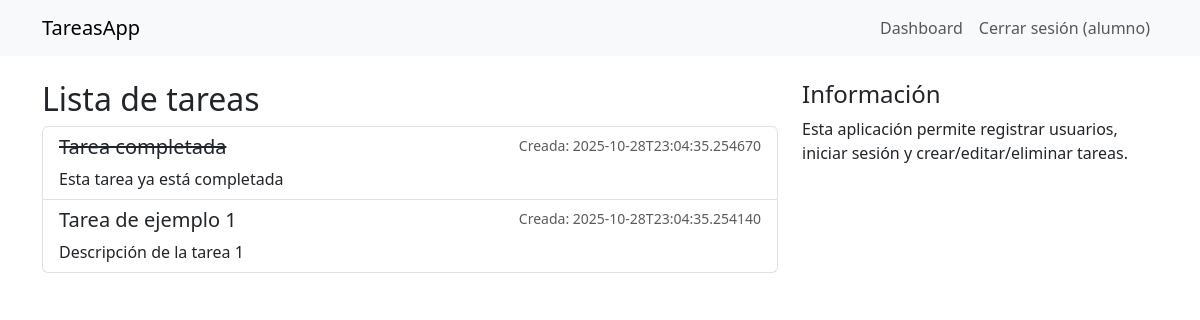
The page / (signed in) on the database its author committed.
### tables this page shows
CREATE TABLE users (
    id INTEGER PRIMARY KEY AUTOINCREMENT,
    username TEXT UNIQUE NOT NULL,
    password_hash TEXT NOT NULL,
    created_at TEXT NOT NULL
);

CREATE TABLE tasks (
    id INTEGER PRIMARY KEY AUTOINCREMENT,
    title TEXT NOT NULL,
    description TEXT,
    completed INTEGER NOT NULL DEFAULT 0,
    user_id INTEGER NOT NULL,
    created_at TEXT NOT NULL
);

### app.py (the view)
@app.route('/')
def index():
    user = current_user()
    db = get_db()
    if user:
        tasks = db.execute('SELECT * FROM tasks WHERE user_id = ? ORDER BY created_at DESC', (user['id'],)).fetchall()
    else:
        tasks = []
    return render_template('index.html', user=user, tasks=tasks)

### app.py (called while the page is built)
def get_db():
    db = getattr(g, '_database', None)
    if db is None:
        db = g._database = sqlite3.connect(DB_PATH)
        db.row_factory = sqlite3.Row
    return db

@app.before_request
def before_request():
    get_db()

@app.teardown_appcontext
def close_connection(exception):
    db = getattr(g, '_database', None)
    if db is not None:
        db.close()

def current_user():
    uid = session.get('user_id')
    if not uid:
        return None
    db = get_db()
    user = db.execute('SELECT id, username, created_at FROM users WHERE id = ?', (uid,)).fetchone()
    return user

### templates/index.html (shortened to what this page needs)
{% extends "layout.html" %}
{% block content %}
<div class="row">
  <div class="col-md-8">
    <h2>Lista de tareas</h2>
    {% if user %}
      {% if tasks %}
        <ul class="list-group">
          {% for t in tasks %}
            <li class="list-group-item d-flex justify-content-between align-items-start">
              <div>
                <h5 class="{{ 'text-decoration-line-through' if t['completed'] else '' }}">{{ t['title'] }}</h5>
                <p class="mb-0">{{ t['description'] }}</p>
              </div>
              <small class="text-muted">Creada: {{ t['created_at'] }}</small>
            </li>
          {% endfor %}
        </ul>
      {% else %}
        <p>No tienes tareas todavía. Ve a <a href="{{ url_for('dashboard') }}">tu dashboard</a> para crear una.</p>
      {% endif %}
    {% else %}
      <p>Inicia sesión o regístrate para manejar tus tareas.</p>
    {% endif %}
  </div>
  <div class="col-md-4">
    <h4>Información</h4>
    <p>Esta aplicación permite registrar usuarios, iniciar sesión y crear/editar/eliminar tareas.</p>
  </div>
</div>
{% endblock %}

### templates/layout.html (shortened to what this page needs)
<!doctype html>
<html lang="es">
<head>
    <link href="https://cdn.jsdelivr.net/npm/bootstrap@5.3.0/dist/css/bootstrap.min.css" rel="stylesheet">
</head>
<body>
<nav class="navbar navbar-expand-lg navbar-light bg-light mb-4">
  <div class="container">
    <a class="navbar-brand" href="{{ url_for('index') }}">TareasApp</a>
    <div>
      <ul class="navbar-nav me-auto mb-2 mb-lg-0">
        {% if user %}
          <li class="nav-item"><a class="nav-link" href="{{ url_for('dashboard') }}">Dashboard</a></li>
          <li class="nav-item"><a class="nav-link" href="{{ url_for('logout') }}">Cerrar sesión ({{ user['username'] }})</a></li>
        {% else %}
          <li class="nav-item"><a class="nav-link" href="{{ url_for('login') }}">Iniciar sesión</a></li>
          <li class="nav-item"><a class="nav-link" href="{{ url_for('register') }}">Registrarse</a></li>
        {% endif %}
      </ul>
    </div>
  </div>
</nav>
<div class="container">
    {% block content %}{% endblock %}
</div>
</body>
</html>

### rows shown on the page
users: username "alumno"
tasks: title "Tarea completada", description "Esta tarea ya está completada", created_at "2025-10-28T23:04:35.254670"
tasks: title "Tarea de ejemplo 1", description "Descripción de la tarea 1", created_at "2025-10-28T23:04:35.254140"
